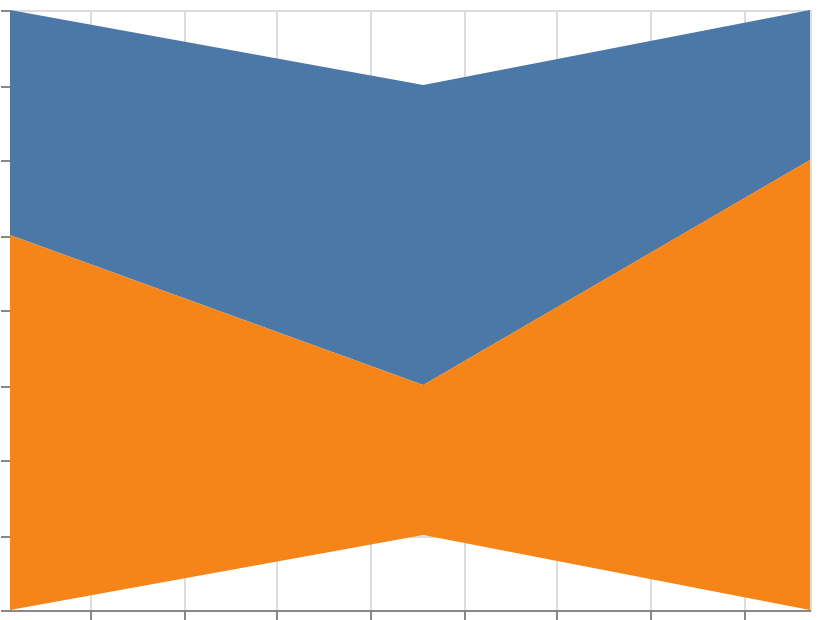

Vega-Lite specification stored for this chart:
### Vega-Lite specification from a JSON file in a GitHub repository (floating-point values rounded to 4 significant figures)
{"$schema": "https://vega.github.io/schema/vega-lite/v6.json", "width": 400, "height": 300, "padding": 5, "autosize": "none", "data": {"name": "table", "values": [{"date": "2024-01", "cat": "A", "val": 3}, {"date": "2024-01", "cat": "B", "val": 5}, {"date": "2024-02", "cat": "A", "val": 4}, {"date": "2024-02", "cat": "B", "val": 2}, {"date": "2024-03", "cat": "A", "val": 2}, {"date": "2024-03", "cat": "B", "val": 6}]}, "mark": "area", "encoding": {"x": {"field": "date", "type": "temporal"}, "y": {"field": "val", "type": "quantitative", "stack": "center"}, "color": {"field": "cat", "type": "nominal"}}}
